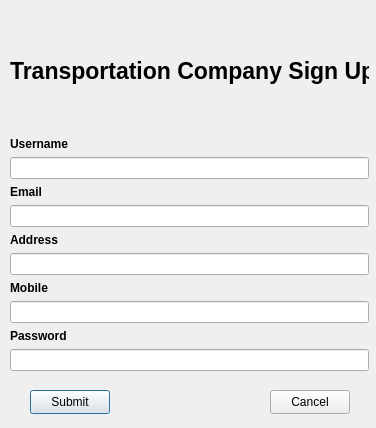
<?xml version="1.0" encoding="UTF-8"?>
<ui version="4.0">
 <class>TCsignupPage</class>
 <widget class="QDialog" name="TCsignupPage">
  <property name="geometry">
   <rect>
    <x>0</x>
    <y>0</y>
    <width>376</width>
    <height>428</height>
   </rect>
  </property>
  <property name="windowTitle">
   <string>E-TM Platform | Sign Up</string>
  </property>
  <widget class="QPushButton" name="submitBtn">
   <property name="geometry">
    <rect>
     <x>30</x>
     <y>390</y>
     <width>80</width>
     <height>24</height>
    </rect>
   </property>
   <property name="text">
    <string>Submit</string>
   </property>
  </widget>
  <widget class="QPushButton" name="cancelBtn">
   <property name="geometry">
    <rect>
     <x>270</x>
     <y>390</y>
     <width>80</width>
     <height>24</height>
    </rect>
   </property>
   <property name="text">
    <string>Cancel</string>
   </property>
  </widget>
  <widget class="QWidget" name="">
   <property name="geometry">
    <rect>
     <x>10</x>
     <y>10</y>
     <width>359</width>
     <height>361</height>
    </rect>
   </property>
   <layout class="QVBoxLayout" name="verticalLayout_2">
    <item>
     <widget class="QLabel" name="label">
      <property name="font">
       <font>
        <pointsize>17</pointsize>
        <bold>true</bold>
       </font>
      </property>
      <property name="text">
       <string>Transportation Company Sign Up</string>
      </property>
     </widget>
    </item>
    <item>
     <layout class="QVBoxLayout" name="verticalLayout">
      <item>
       <widget class="QLabel" name="label_2">
        <property name="font">
         <font>
          <bold>true</bold>
         </font>
        </property>
        <property name="text">
         <string>Username</string>
        </property>
       </widget>
      </item>
      <item>
       <widget class="QLineEdit" name="usernameField"/>
      </item>
      <item>
       <widget class="QLabel" name="label_4">
        <property name="font">
         <font>
          <bold>true</bold>
         </font>
        </property>
        <property name="text">
         <string>Email</string>
        </property>
       </widget>
      </item>
      <item>
       <widget class="QLineEdit" name="emailField"/>
      </item>
      <item>
       <widget class="QLabel" name="label_5">
        <property name="font">
         <font>
          <bold>true</bold>
         </font>
        </property>
        <property name="text">
         <string>Address</string>
        </property>
       </widget>
      </item>
      <item>
       <widget class="QLineEdit" name="adressField"/>
      </item>
      <item>
       <widget class="QLabel" name="label_6">
        <property name="font">
         <font>
          <bold>true</bold>
         </font>
        </property>
        <property name="text">
         <string>Mobile</string>
        </property>
       </widget>
      </item>
      <item>
       <widget class="QLineEdit" name="mobileField"/>
      </item>
      <item>
       <widget class="QLabel" name="label_3">
        <property name="font">
         <font>
          <bold>true</bold>
         </font>
        </property>
        <property name="text">
         <string>Password</string>
        </property>
       </widget>
      </item>
      <item>
       <widget class="QLineEdit" name="passwordField">
        <property name="echoMode">
         <enum>QLineEdit::Password</enum>
        </property>
       </widget>
      </item>
     </layout>
    </item>
   </layout>
  </widget>
 </widget>
 <resources/>
 <connections/>
</ui>
